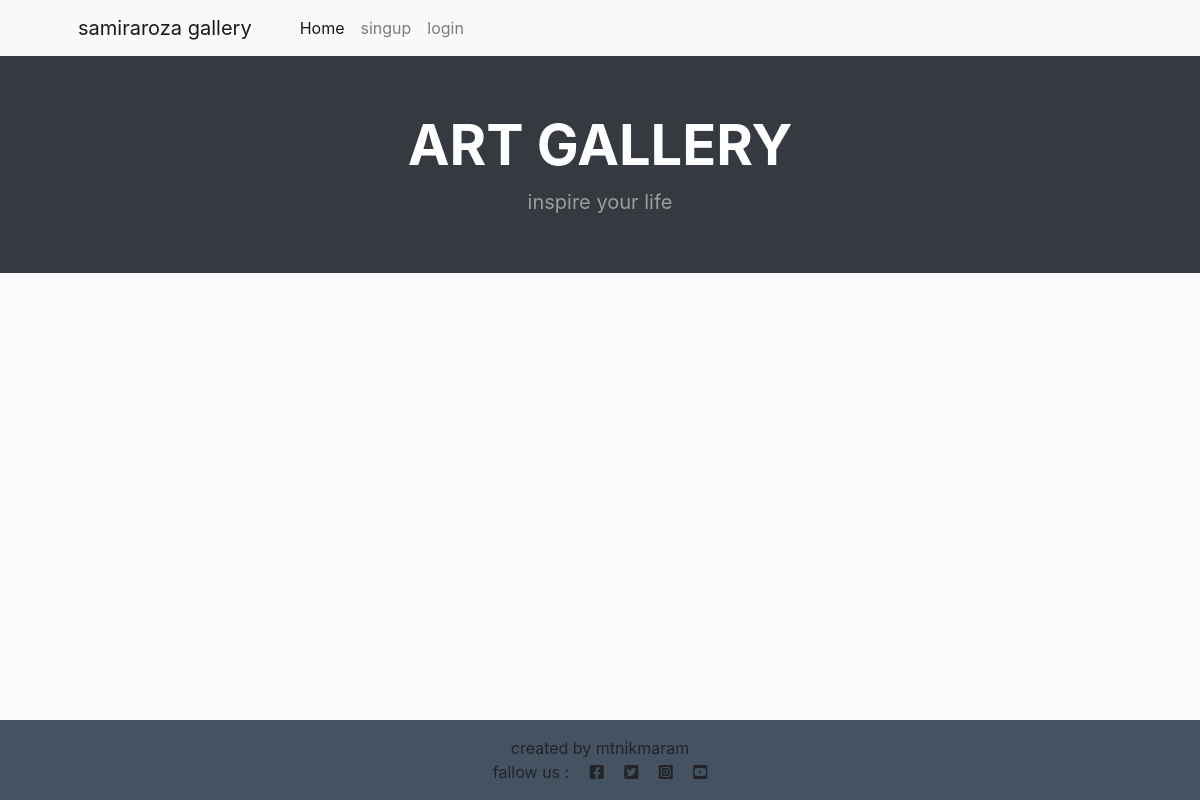
The app's page /, older data.
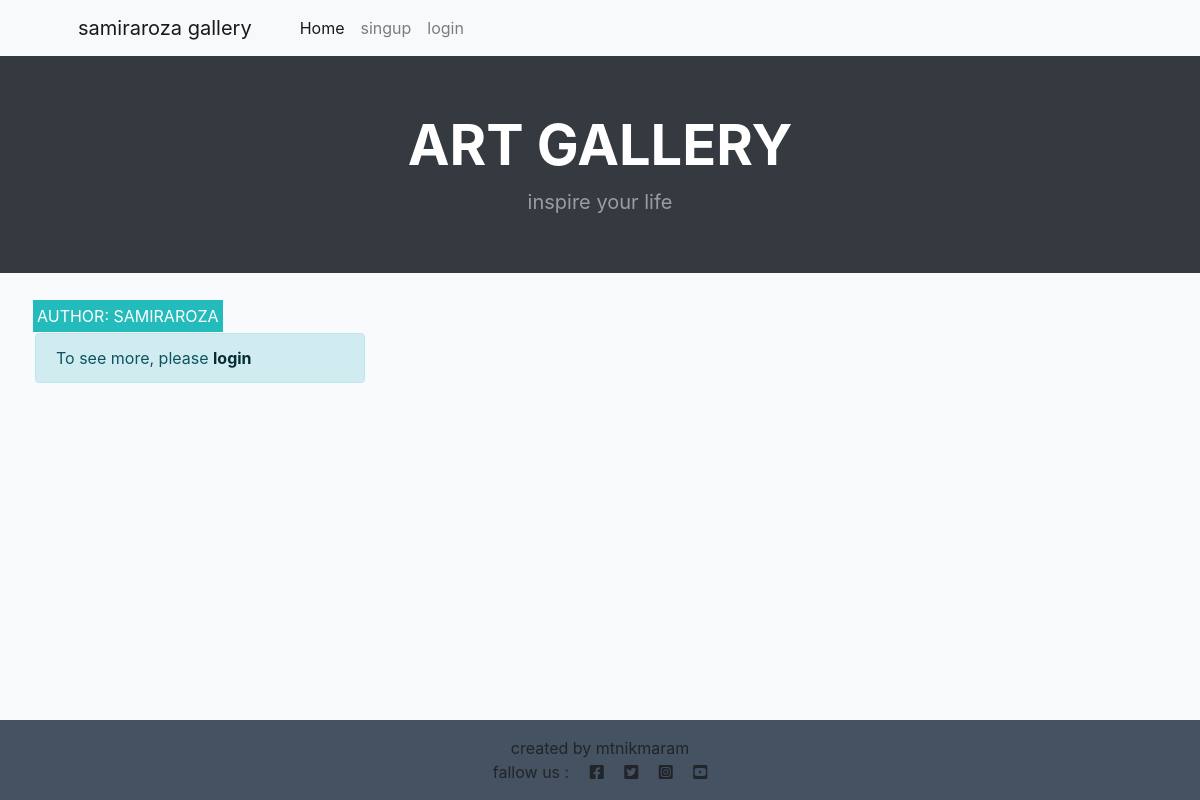
The same page, newer data.
### store/models.py (models this page shows, shortened)
class Post(models.Model):
    title = models.CharField(max_length=200, unique=True)
    slug = models.SlugField(max_length=200, unique=True)
    author = models.ForeignKey(User, on_delete=models.CASCADE, related_name="blog_posts")
    updated_on = models.DateTimeField(auto_now=True)
    content = models.TextField()
    featured_image = CloudinaryField('image', default='placeholder')
    excerpt = models.TextField(blank=True)
    created_on = models.DateTimeField(auto_now_add=True)
    status = models.IntegerField(choices=STATUS, default=0)
    likes = models.ManyToManyField(User, related_name='blogpost_like', blank=True)
    class Meta:
        ordering = ["-created_on"]

### store/views.py (the view)
# urls.py: path('', views.PostList.as_view(), name='home'),
class PostList(generic.ListView):
    model = Post
    queryset = Post.objects.filter(status=1).order_by("-created_on")
    template_name = "index.html"
    paginate_by = 6

### templates/index.html (shortened to what this page needs)
{% extends "base.html" %}
{% block content %}
<header class="bg-dark py-2">
    <div class="container px-4 px-lg-5 my-5">
        <div class="text-center text-white">
            <h1 class="display-4 fw-bolder">ART GALLERY</h1>
            <p class="lead fw-normal text-white-50 mb-0">inspire your life</p>
        </div>
    </div>
</header>
<div class="container-fluid">
    <div class="row">
        <div class="col-12 mt-3 left">
            <div class="row">
                {% for post in post_list %}
                <div class="col-md-4">
                    <div class="card mb-4">
                        <div class="card-body">
                            <div class="image-container">
                                <div class="image-flash">
                                    <p class="author">Author: {{ post.author }}</p>
                                </div>
                            </div>
                            {% if user.is_authenticated %}
                            <a href="{% url 'post_detail' post.slug  %}" class="post-link">
                                <h2 class="card-title">{{ post.title }}</h2>
                                <p class="card-text">{{ post.excerpt }}</p>
                            </a>
                            <hr />
                            <p class="card-text text-muted h6">{{ post.created_on}} <i class="far fa-heart"></i>
                                {{ post.number_of_likes }}</p>
                                {% else %}
                                <div class="alert alert-info">
                                    <p class="mb-0">To see more, please <a class="alert-link" href="{% url 'account_login' %}">login</a></p>
                                </div>
                                {% endif %}
                        </div>
                    </div>
                </div>
                {% endfor %}
            </div>
        </div>
    </div>
</div>
{%endblock%}

Row changes from the older to the newer data that the page shows:
added Post: author "SAMIRAROZA"
